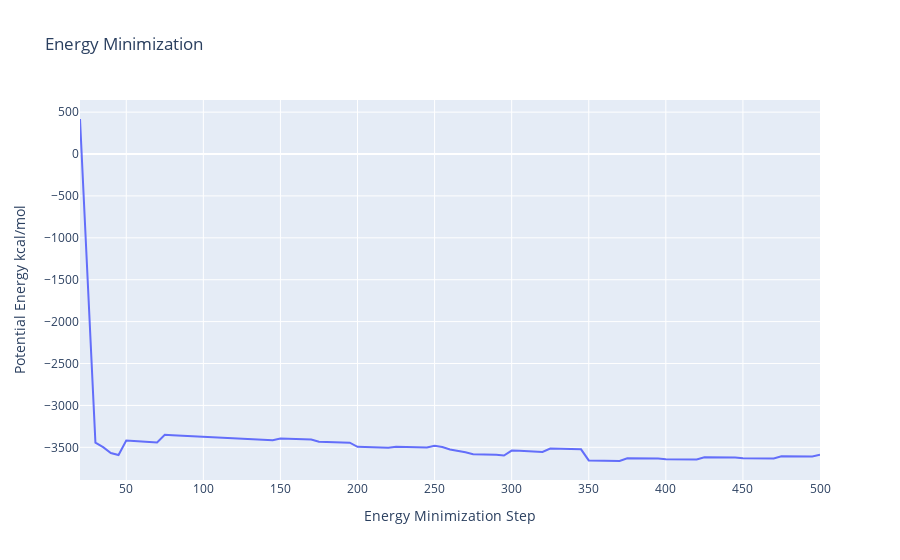

This figure's notebook cell:
### Code cell
from biobb_amber.process.process_minout import process_minout

process_minout(input_log_path  = f'{TMP_DIR}/sander.minH.log',
               output_dat_path = f'{TMP_DIR}/sander.minH.dat',
               properties      = {'terms': ['ENERGY']})

with open(f'{TMP_DIR}/sander.minH.dat', 'r') as energy_file:
    x,y = map(
        list,
        zip(*[
            (float(line.split()[0]),float(line.split()[1]))
            for line in energy_file 
            if not line.startswith(("#","@")) 
            if float(line.split()[1]) < 1000 
        ])
    )

plotly.offline.init_notebook_mode(connected=True)

fig = {
    "data": [go.Scatter(x=x, y=y)],
    "layout": go.Layout(title="Energy Minimization",
                        xaxis=dict(title = "Energy Minimization Step"),
                        yaxis=dict(title = "Potential Energy kcal/mol")
                       )
}

plotly.offline.iplot(fig)

### Figure 1 — Plotly figure (JSON) as saved in the notebook; plotly's stock layout.template omitted (floating-point values rounded to 4 significant figures)
{"data": [{"type": "scatter", "x": [20, 25, 30, 35, 40, 45, 50, 55, 60, 65, 70, 75, 80, 85, 90, 95, 100, 105, 110, 115, 120, 125, 130, 135, 140, 145, 150, 155, 160, 165, 170, 175, 180, 185, 190, 195, 200, 205, 210, 215, 220, 225, 230, 235, 240, 245, 250, 255, 260, 265, 270, 275, 280, 285, 290, 295, 300, 305, 310, 315, 320, 325, 330, 335, 340, 345, 350, 355, 360, 365, 370, 375, 380, 385, 390, 395, 400, 405, 410, 415, 420, 425, 430, 435, 440, 445, 450, 455, 460, 465, 470, 475, 480, 485, 490, 495, 500], "y": [418.1, -1607.0, -3445.0, -3498.0, -3567.0, -3592, -3418, -3424.0, -3434, -3437.0, -3443.0, -3351.0, -3355.0, -3360.0, -3365.0, -3370.0, -3380.0, -3384.0, -3388.0, -3391.0, -3394.0, -3404.0, -3409.0, -3410.0, -3414.0, -3417.0, -3395.0, -3398.0, -3400.0, -3404.0, -3406.0, -3434.0, -3437.0, -3440.0, -3442.0, -3445.0, -3495.0, -3497.0, -3500.0, -3502, -3504.0, -3494.0, -3496.0, -3497.0, -3500.0, -3502.0, -3481.0, -3496.0, -3526.0, -3538.0, -3558.0, -3582.0, -3583.0, -3585.0, -3590.0, -3598, -3539.0, -3540.0, -3547.0, -3553.0, -3555.0, -3515.0, -3516.0, -3518.0, -3520.0, -3524.0, -3657.0, -3658.0, -3660.0, -3662.0, -3663.0, -3632.0, -3632.0, -3633.0, -3634.0, -3635, -3641.0, -3642, -3643.0, -3644.0, -3644.0, -3620.0, -3619.0, -3620.0, -3621.0, -3622.0, -3631.0, -3631.0, -3632.0, -3633.0, -3633.0, -3607, -3606.0, -3608.0, -3608, -3608.0, -3590.0]}], "layout": {"title": {"text": "Energy Minimization"}, "xaxis": {"title": {"text": "Energy Minimization Step"}}, "yaxis": {"title": {"text": "Potential Energy kcal/mol"}}}}
